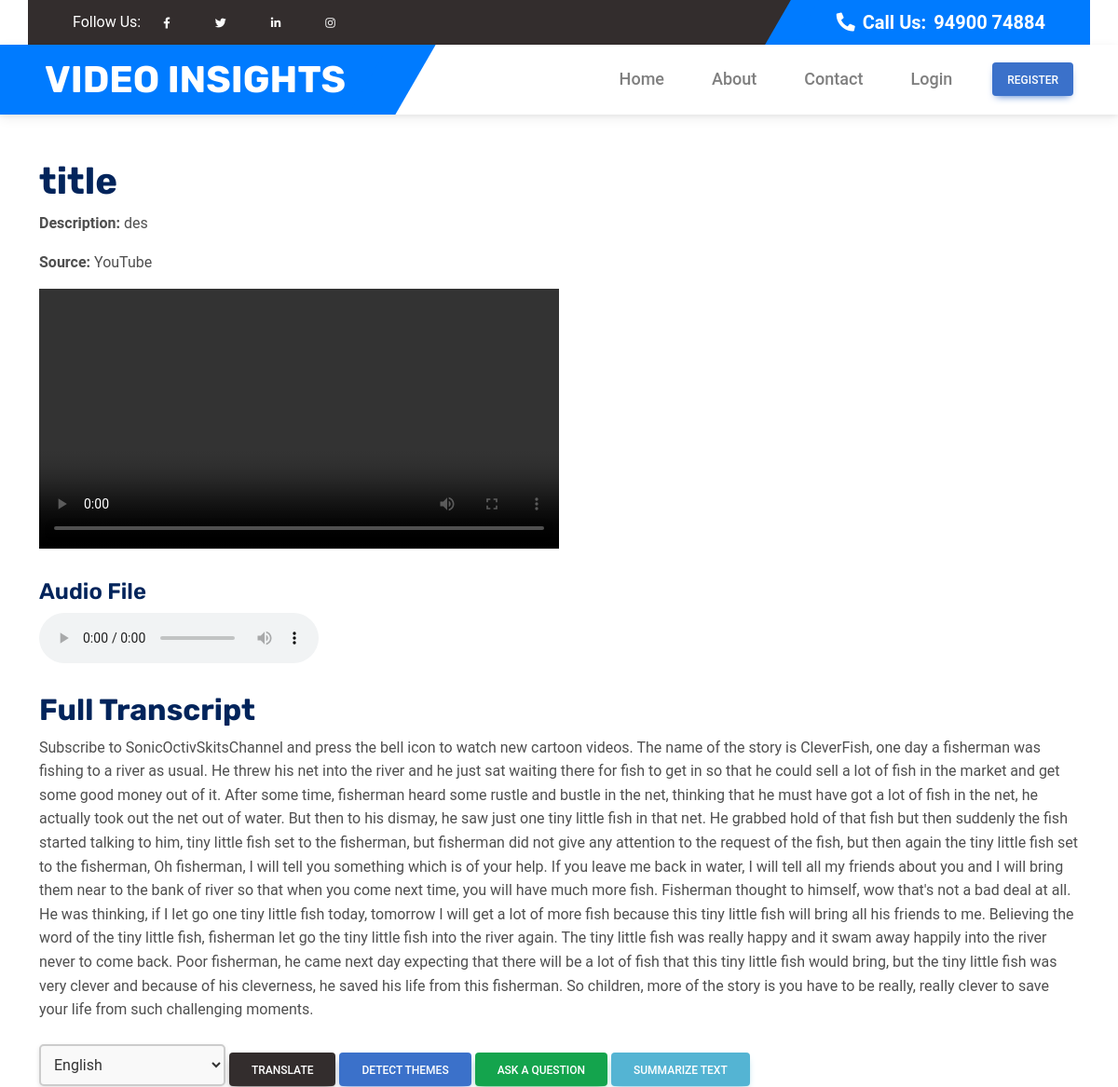
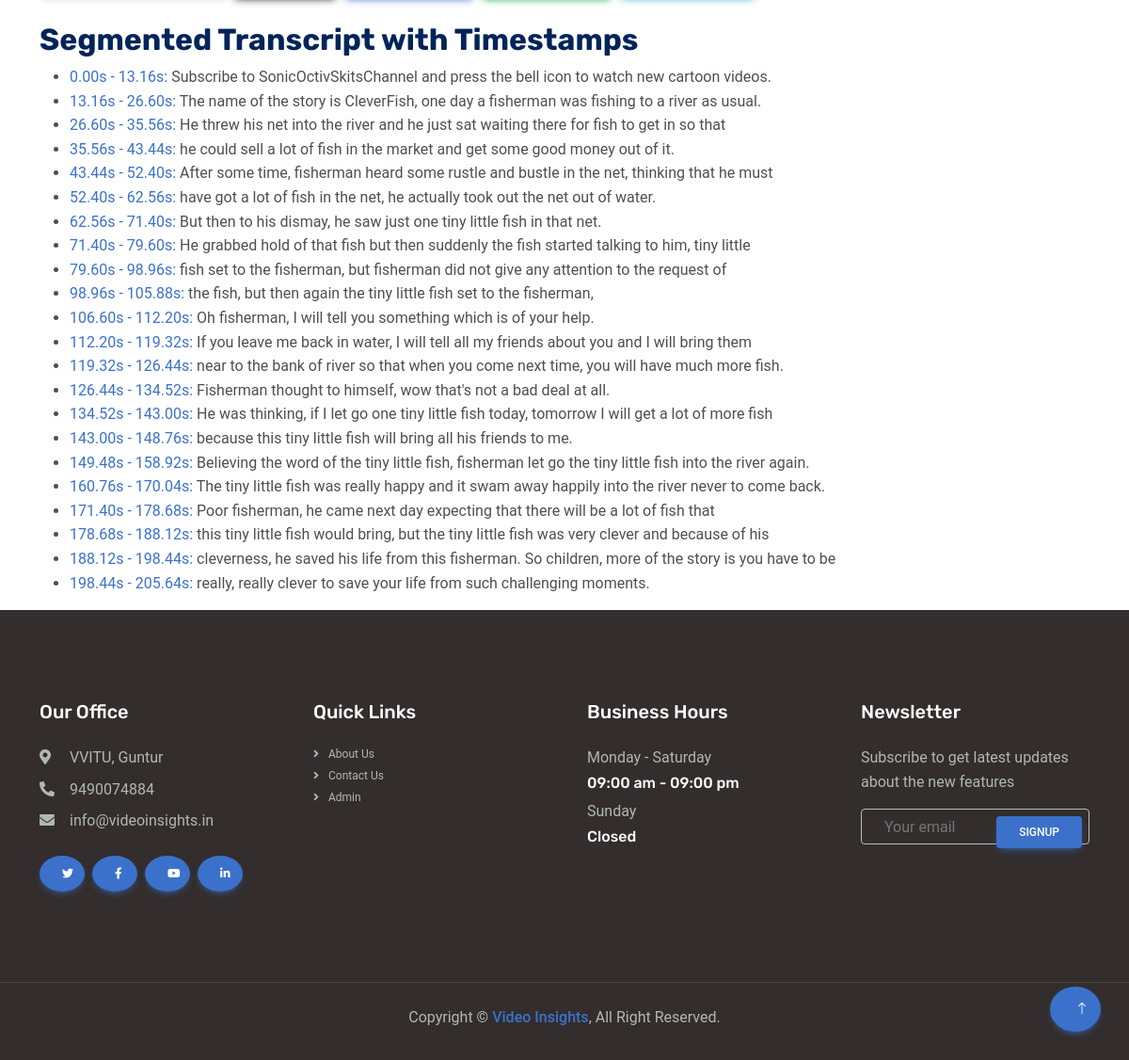
/user/video/1/, run on the app's committed database (2 pictures, top to bottom).
### app/models.py (models this page shows, shortened)
class Video(models.Model):
    user = models.ForeignKey(User, on_delete=models.CASCADE, related_name='videos',blank=True, null=True)
    title = models.CharField(max_length=255)  # Title of the video
    description = models.TextField()  # Description of the video
    url = models.URLField(blank=True, null=True)  # URL of the video (optional for file uploads)
    source = models.CharField(
        max_length=50,
        choices=[
            ('YouTube', 'YouTube'),
            ('Google Drive', 'Google Drive'),
            ('Dropbox', 'Dropbox'),
            ('Uploaded File', 'Uploaded File')
        ]  # Source of the video
    )
    transcript = models.TextField(blank=True, null=True)  # Full transcribed text
    file_name = models.CharField(max_length=255, blank=True, null=True)  # Store actual file name
    created_at = models.DateTimeField(auto_now_add=True)  # Timestamp when created

class TranscriptSegment(models.Model):
    video = models.ForeignKey(Video, on_delete=models.CASCADE, related_name='segments')  # Link to Video
    start_time = models.FloatField()  # Start time in seconds
    end_time = models.FloatField()  # End time in seconds
    text = models.TextField()  # Transcribed text for this segment

### app/views.py (the view)
# urls.py: path('video/<int:pk>/', views.video_detail, name='video_detail'),
def video_detail(request, pk):
    video = Video.objects.get(pk=pk)
    return render(request, 'video_detail.html', {'video': video})

### app/context_processors.py (called while the page is built)
def user_info(request):
    user_id = request.session.get('user_id_after_login')
    user = None
    if user_id:
        user = User.objects.filter(id=user_id).first()
    return {
        'is_user_login': user
    }

### app/templates/video_detail.html (shortened to what this page needs)
{% extends 'base_userapp.html' %}
{% load static %}
{% block content %}
<div class="container mt-5">
  <h1>{{ video.title }}</h1>
  <p><strong>Description:</strong> {{ video.description }}</p>
  <p><strong>Source:</strong> {{ video.source }}</p>
  <div class="mb-4">
    <video id="videoPlayer" width="50%" controls>
      <source src="{{ MEDIA_URL }}videos/{{ video.file_name }}" type="video/mp4" />
    </video>
  </div>
  <h4>Audio File</h4>
  <div class="mb-4">
    <audio id="audioPlayer" controls>
      <source src="{{ MEDIA_URL }}videos/{{ video.file_name|slice:":-4" }}.wav" type="audio/wav" />
    </audio>
  </div>
  <h2>Full Transcript</h2>
  <p id="transcript">{{ video.transcript }}</p>
  <div class="mt-4">
    <select id="languageSelector" style="padding: 10px; font-size: 16px; border: 2px solid #ccc; border-radius: 5px; background-color: #f9f9f9; color: #333; width: 200px; cursor: pointer; box-shadow: 0 2px 5px rgba(0, 0, 0, 0.1)">
      <option value="en" style="padding: 8px; background-color: #f9f9f9">English</option>
    </select>
    <button id="translateButton" class="btn btn-dark">Translate</button>
    <button class="btn btn-primary" onclick="detectThemes()">Detect Themes</button>
    <button class="btn btn-success" onclick="askQuestion()">Ask a Question</button>
    <button class="btn btn-info" onclick="summarizeText()">Summarize Text</button>
  </div>
  <h2>Segmented Transcript with Timestamps</h2>
  <ul>
    {% for segment in video.segments.all %}
    <li>
      <a href="javascript:void(0);" class="timestamp-link" onclick="seekTo({{ segment.start_time|floatformat:2 }})">
        {{ segment.start_time|floatformat:2 }}s - {{ segment.end_time|floatformat:2 }}s:
      </a>
      {{ segment.text }}
    </li>
    {% endfor %}
  </ul>
</div>
{% endblock %}

### app/templates/base_userapp.html (shortened to what this page needs)
{% load static %}
<!DOCTYPE html>
<html lang="en">
  <head>
    <link href="https://cdnjs.cloudflare.com/ajax/libs/font-awesome/5.10.0/css/all.min.css" rel="stylesheet" />
    <link href="https://cdn.jsdelivr.net/npm/bootstrap-icons@1.4.1/font/bootstrap-icons.css" rel="stylesheet" />
    <link href="{% static 'lib/animate/animate.min.css' %}" rel="stylesheet" />
    <link href="{% static 'lib/owlcarousel/assets/owl.carousel.min.css' %}" rel="stylesheet" />
    <link href="{% static 'css/bootstrap.min.css' %}" rel="stylesheet" />
    <link href="{% static 'css/style.css' %}" rel="stylesheet" />
    <link rel="stylesheet" href="https://stackpath.bootstrapcdn.com/bootstrap/4.5.2/css/bootstrap.min.css">
<link rel="stylesheet" href="https://cdnjs.cloudflare.com/ajax/libs/mdb-ui-kit/6.3.0/mdb.min.css" />
  </head>
  <body>
    <div class="container bg-dark px-0">
      <div class="row g-0 d-none d-lg-flex">
        <div class="col-lg-6 ps-5 text-start">
          <div class="h-100 d-inline-flex align-items-center text-white">
            <span>Follow Us:</span>
            <a class="btn btn-link text-light" href="https://www.facebook.com/vvitgunturofficial"><i class="fab fa-facebook-f"></i></a>
            <a class="btn btn-link text-light" href="https://www.facebook.com/vvitgunturofficial"><i class="fab fa-twitter"></i></a>
            <a class="btn btn-link text-light" href="https://www.linkedin.com/school/vasireddy-venkatadri-institute-of-technology-nambur-v-pedakakani-m-pin-522508-cc-bq-/"><i class="fab fa-linkedin-in"></i></a>
            <a class="btn btn-link text-light" href="https://www.linkedin.com/school/vasireddy-venkatadri-institute-of-technology-nambur-v-pedakakani-m-pin-522508-cc-bq-/"><i class="fab fa-instagram"></i></a>
          </div>
        </div>
        <div class="col-lg-6 text-end">
          <div class="h-100 topbar-right d-inline-flex align-items-center text-white py-2 px-5">
            <span class="fs-5 fw-bold me-2"><i class="fa fa-phone-alt me-2"></i>Call Us:</span>
            <span class="fs-5 fw-bold">94900 74884</span>
          </div>
        </div>
      </div>
    </div>
    <nav class="navbar navbar-expand-lg bg-white navbar-light sticky-top py-0 pe-5">
      <a href="{% url 'index' %}" class="navbar-brand ps-5 me-0">
        <h1 class="text-white m-0">VIDEO INSIGHTS</h1>
      </a>
      {% if is_user_login %}
      <div class="collapse navbar-collapse" id="navbarCollapse">
        <div class="navbar-nav ms-auto p-4 p-lg-0">
          <a href="{% url 'user_dashboard' %}" class="nav-item nav-link {% if request.resolver_match.url_name == 'user_dashboard' %} active {% endif %}">Dashboard</a>
          <a href="{% url 'upload_video' %}" class="nav-item nav-link {% if request.resolver_match.url_name == 'detection' %} active {% endif %}">Detection</a>
          <a href="{% url 'detection_history' %}" class="nav-item nav-link {% if request.resolver_match.url_name == 'detection_history' %} active {% endif %}">History</a>
          <a href="{% url 'user_profile' %}" class="nav-item nav-link {% if request.resolver_match.url_name == 'user_profile' %} active {% endif %}">My Profile</a>
          <a href="{% url 'user_feedbacks' %}" class="nav-item nav-link {% if request.resolver_match.url_name == 'user_feedbacks' %} active {% endif %}">Feedback</a>
        </div>
        <a href="{% url 'logout' %}" class="btn btn-danger px-3 d-none d-lg-block">Logout</a>
      </div>
      {% else %}
      <div class="collapse navbar-collapse" id="navbarCollapse">
        <div class="navbar-nav ms-auto p-4 p-lg-0">
          <a href="{% url 'index' %}" class="nav-item nav-link {% if request.resolver_match.url_name == 'index' %} active {% endif %}">Home</a>
          <a href="{% url 'about' %}" class="nav-item nav-link {% if request.resolver_match.url_name == 'about' %} active {% endif %}">About</a>
          <a href="{% url 'contact' %}" class="nav-item nav-link {% if request.resolver_match.url_name == 'contact' %} active {% endif %}">Contact</a>
          <a href="{% url 'user_login' %}" class="nav-item nav-link {% if request.resolver_match.url_name == 'user_login' %} active {% endif %}">Login</a>
        </div>
        <a href="{% url 'user_register' %}" class="btn btn-primary px-3 d-none d-lg-block">Register</a>
      </div>
      {% endif %}
    </nav>
    {% block content %}{% endblock %}
    <div class="container-fluid bg-dark footer py-5 wow fadeIn" data-wow-delay="0.1s">
      <div class="container py-5">
        <div class="row g-5">
          <div class="col-lg-3 col-md-6">
            <h5 class="text-white mb-4">Our Office</h5>
            <p class="mb-2"><i class="fa fa-map-marker-alt me-3"></i> VVITU, Guntur</p>
            <p class="mb-2"><i class="fa fa-phone-alt me-3"></i>9490074884</p>
            <p class="mb-2"><i class="fa fa-envelope me-3"></i>info@videoinsights.in</p>
            <div class="d-flex pt-3">
              <a class="btn btn-square btn-primary rounded-circle me-2" href="https://www.facebook.com/vvitgunturofficial"><i class="fab fa-twitter"></i></a>
              <a class="btn btn-square btn-primary rounded-circle me-2" href="https://www.facebook.com/vvitgunturofficial"><i class="fab fa-facebook-f"></i></a>
              <a class="btn btn-square btn-primary rounded-circle me-2" href="https://www.youtube.com/@SOCIALVVIT"><i class="fab fa-youtube"></i></a>
              <a class="btn btn-square btn-primary rounded-circle me-2" href="https://www.linkedin.com/school/vasireddy-venkatadri-institute-of-technology-nambur-v-pedakakani-m-pin-522508-cc-bq-/"><i class="fab fa-linkedin-in"></i></a>
            </div>
          </div>
          <div class="col-lg-3 col-md-6">
            <h5 class="text-white mb-4">Quick Links</h5>
            <a class="btn btn-link" href="{% url 'about' %}">About Us</a>
            <a class="btn btn-link" href="{% url 'contact' %}">Contact Us</a>
            <a class="btn btn-link" href="https://www.linkedin.com/in/bindu-varsha-yaddanapudi-80a7b0243/">Admin</a>
          </div>
          <div class="col-lg-3 col-md-6">
            <h5 class="text-white mb-4">Business Hours</h5>
            <p class="mb-1">Monday - Saturday</p>
            <h6 class="text-light">09:00 am - 09:00 pm</h6>
            <p class="mb-1">Sunday</p>
            <h6 class="text-light">Closed</h6>
          </div>
          <div class="col-lg-3 col-md-6">
            <h5 class="text-white mb-4">Newsletter</h5>
            <p>Subscribe to get latest updates about the new features</p>
            <div class="position-relative w-100">
              <input class="form-control bg-transparent w-100 py-3 ps-4 pe-5" type="text" placeholder="Your email" />
              <button type="button" class="btn btn-primary py-2 position-absolute top-0 end-0 mt-2 me-2">SignUp</button>
            </div>
          </div>
        </div>
      </div>
    </div>
    <div class="container-fluid copyright bg-dark py-4">
      <div class="container text-center">
        <p class="mb-2">Copyright &copy; <a class="fw-semi-bold" href="#">Video Insights</a>, All Right Reserved. </p>
      </div>
    </div>
    <a href="#" class="btn btn-lg btn-primary btn-lg-square rounded-circle back-to-top"><i class="bi bi-arrow-up"></i></a>
  </body>
</html>

### static/css/style.css (style rules this page uses)
:root { --primary: #FF5E14; --secondary: #5F656F; --light: #F5F5F5; --dark: #02245B; }
.back-to-top { position: fixed; display: none; right: 30px; bottom: 30px; z-index: 99; }
h1, h2, .h1, .h2, .fw-bold { font-weight: 700 !important; }
h3, h4, .h3, .h4, .fw-medium { font-weight: 600 !important; }
h5, h6, .h5, .h6, .fw-semi-bold { font-weight: 500 !important; }
.btn { transition: .5s; font-weight: 500; }
.btn-primary, .btn-outline-primary:hover { color: #FFFFFF; }
.btn-square { width: 38px; height: 38px; }
.btn-lg-square { width: 48px; height: 48px; }
.btn-square, .btn-sm-square, .btn-lg-square { padding: 0; display: flex; align-items: center; justify-content: center; font-weight: normal; }
.topbar-right { position: relative; background: var(--primary); }
.topbar-right::before { position: absolute; content: ""; width: 30px; height: 100%; top: 0; left: -15px; transform: skewX(-30deg); background-color: var(--primary); }
.navbar.sticky-top { top: -100px; transition: .5s; }
.navbar .navbar-brand { position: relative; padding-right: 50px; height: 75px; display: flex; align-items: center; background: var(--primary); }
.navbar .navbar-brand::after { position: absolute; content: ""; width: 50px; height: 100%; top: 0; right: -25px; transform: skewX(-30deg); background-color: var(--primary); }
.navbar .navbar-nav .nav-link { margin-right: 35px; padding: 20px 0; color: var(--dark); font-size: 18px; font-weight: 500; outline: none; }
.footer { color: #B0B9AE; }
.footer .btn.btn-link { display: block; margin-bottom: 5px; padding: 0; text-align: left; color: #B0B9AE; font-weight: normal; text-transform: capitalize; transition: .3s; }
.footer .btn.btn-link::before { position: relative; content: "\f105"; font-family: "Font Awesome 5 Free"; font-weight: 900; margin-right: 10px; }
.copyright { color: #B0B9AE; border-top: 1px solid rgba(255, 255, 255, .1); }

### data on the page
Video: title "title", description "des", source "YouTube", transcript "Subscribe to SonicOctivSkitsChannel and press the bell icon to watch new cartoon videos. The name of the story is CleverFish, one day a fisherman was fishing to a river as usual. He threw his net into the river and he just sat waiting there for fish to get in so that he could sell a lot of fish in the market and get some good money out of it. After some time, fisherman heard some rustle and bustle in the net, thinking that he must have got a lot of fish in the net, he actually took out the net out of water. But then to his dismay, he saw just one tiny little fish in that net. He grabbed hold of that fish but then suddenly the fish started talking to him, tiny little fish set to the…"
TranscriptSegment: start_time "0.00", end_time "13.16", text "Subscribe to SonicOctivSkitsChannel and press the bell icon to watch new cartoon videos."
TranscriptSegment: start_time "13.16", end_time "26.60", text "The name of the story is CleverFish, one day a fisherman was fishing to a river as usual."
TranscriptSegment: start_time "26.60", end_time "35.56", text "He threw his net into the river and he just sat waiting there for fish to get in so that"
TranscriptSegment: start_time "35.56", end_time "43.44", text "he could sell a lot of fish in the market and get some good money out of it."
TranscriptSegment: start_time "43.44", end_time "52.40", text "After some time, fisherman heard some rustle and bustle in the net, thinking that he must"
TranscriptSegment: start_time "52.40", end_time "62.56", text "have got a lot of fish in the net, he actually took out the net out of water."
TranscriptSegment: start_time "62.56", end_time "71.40", text "But then to his dismay, he saw just one tiny little fish in that net."
TranscriptSegment: start_time "71.40", end_time "79.60", text "He grabbed hold of that fish but then suddenly the fish started talking to him, tiny little"
TranscriptSegment: start_time "79.60", end_time "98.96", text "fish set to the fisherman, but fisherman did not give any attention to the request of"
TranscriptSegment: start_time "98.96", end_time "105.88", text "the fish, but then again the tiny little fish set to the fisherman,"
TranscriptSegment: start_time "106.60", end_time "112.20", text "Oh fisherman, I will tell you something which is of your help."
TranscriptSegment: start_time "112.20", end_time "119.32", text "If you leave me back in water, I will tell all my friends about you and I will bring them"
TranscriptSegment: start_time "119.32", end_time "126.44", text "near to the bank of river so that when you come next time, you will have much more fish."
TranscriptSegment: start_time "126.44", end_time "134.52", text "Fisherman thought to himself, wow that's not a bad deal at all."
TranscriptSegment: start_time "134.52", end_time "143.00", text "He was thinking, if I let go one tiny little fish today, tomorrow I will get a lot of more fish"
TranscriptSegment: start_time "143.00", end_time "148.76", text "because this tiny little fish will bring all his friends to me."
TranscriptSegment: start_time "149.48", end_time "158.92", text "Believing the word of the tiny little fish, fisherman let go the tiny little fish into the river again."
TranscriptSegment: start_time "160.76", end_time "170.04", text "The tiny little fish was really happy and it swam away happily into the river never to come back."
TranscriptSegment: start_time "171.40", end_time "178.68", text "Poor fisherman, he came next day expecting that there will be a lot of fish that"
TranscriptSegment: start_time "178.68", end_time "188.12", text "this tiny little fish would bring, but the tiny little fish was very clever and because of his"
TranscriptSegment: start_time "188.12", end_time "198.44", text "cleverness, he saved his life from this fisherman. So children, more of the story is you have to be"
TranscriptSegment: start_time "198.44", end_time "205.64", text "really, really clever to save your life from such challenging moments."
